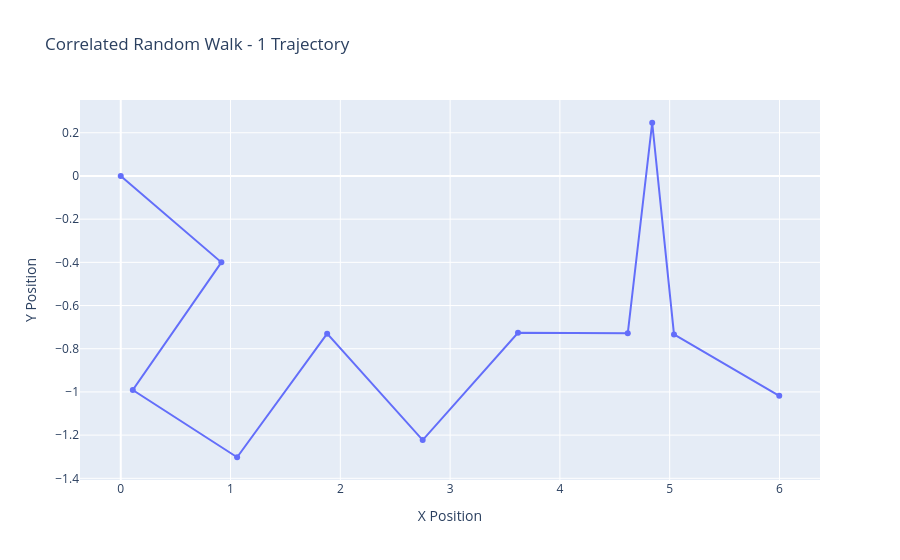

Notebook source saved alongside this figure:
### Code cell
# Generate CRW trajectory using Vec2d
def generate_crw_trajectory(n_steps, cauchy_coeff):
    pos = Vec2d(0, 0)
    trajectory = [pos]
    for _ in range(n_steps):
        angle = cauchy.rvs(loc=0, scale=cauchy_coeff)
        step = Vec2d(1, 0).rotated(angle)
        pos = pos + step
        trajectory.append(pos)
    return np.array([[v.x, v.y] for v in trajectory])

# Parameters
n_steps = 10
cauchy_coeff = 0.5

# Generate trajectory
crw_trajectory = generate_crw_trajectory(n_steps, cauchy_coeff)

# Visualize using Plotly
fig_crw = go.Figure()
fig_crw.add_trace(go.Scatter(x=crw_trajectory[:, 0], y=crw_trajectory[:, 1], name='CRW Trajectory'))
fig_crw.update_layout(title='Correlated Random Walk - 1 Trajectory',
                      xaxis_title='X Position', yaxis_title='Y Position')
fig_crw.show()

### Figure 1 — Plotly figure (JSON) as saved in the notebook; plotly's stock layout.template omitted (floating-point values rounded to 4 significant figures)
{"data": [{"name": "CRW Trajectory", "type": "scatter", "x": [0, 0.9165, 0.1098, 1.06, 1.88, 2.75, 3.618, 4.618, 4.841, 5.039, 5.998], "y": [0, -0.4, -0.9909, -1.303, -0.7301, -1.223, -0.7265, -0.7285, 0.2464, -0.7337, -1.018]}], "layout": {"title": {"text": "Correlated Random Walk - 1 Trajectory"}, "xaxis": {"title": {"text": "X Position"}}, "yaxis": {"title": {"text": "Y Position"}}}}
